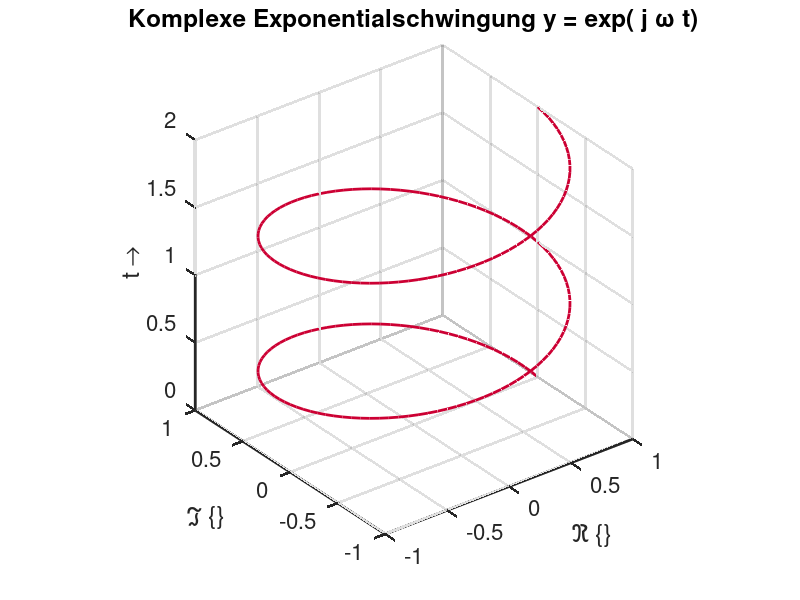
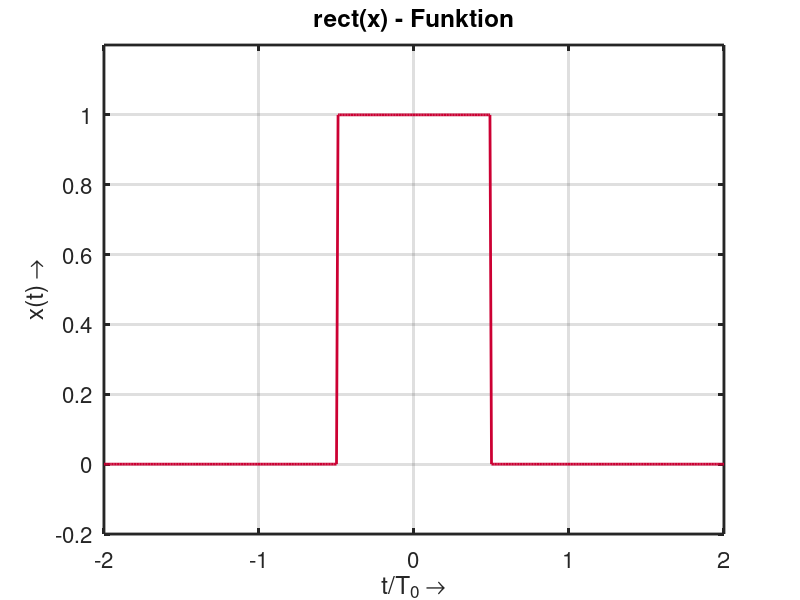
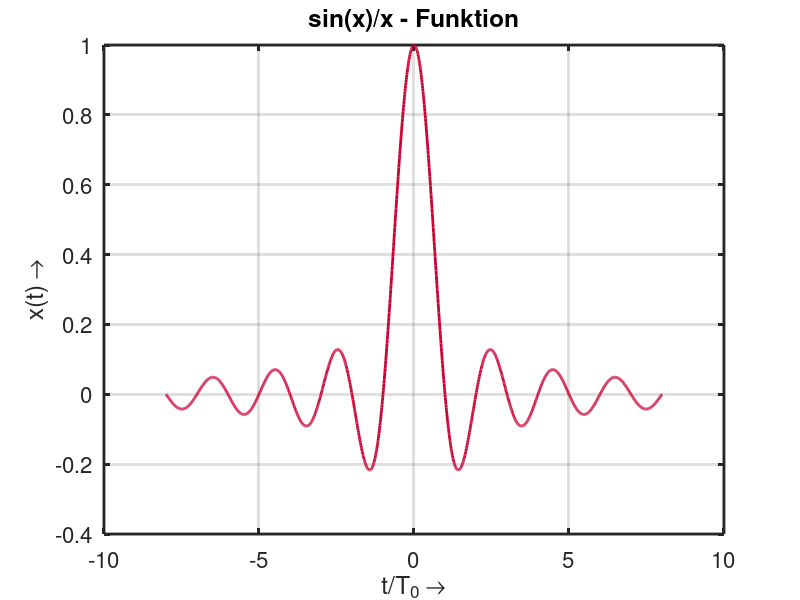
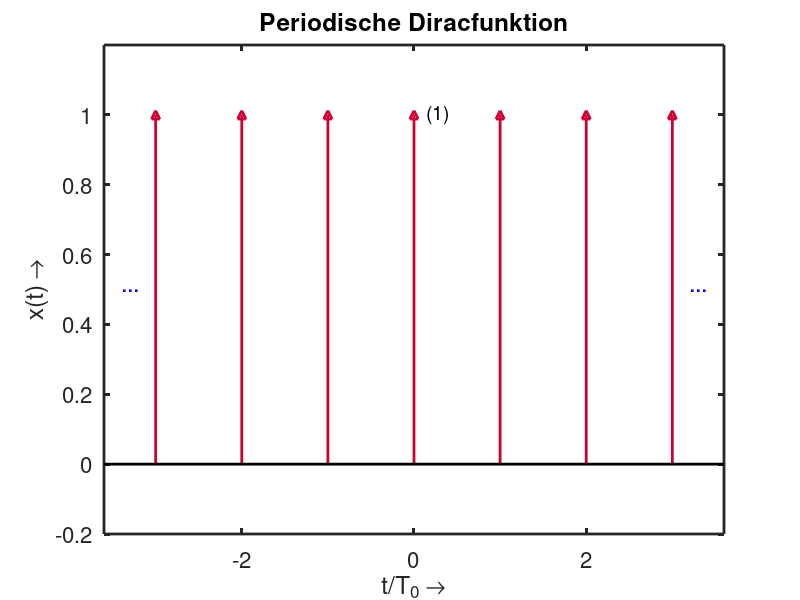

These charts were generated, in order, by the following MATLAB code:
%===============================================
% ueb_LTI_Grundsignale_m.m
%
% Beispiele für Darstellung von einfachen Funktionen in Matlab
% 
% (c) 2013 Christian Münker - Files zur Vorlesung "DSV auf FPGAs"
%===============================================
set(0,'DefaultAxesColorOrder', [0.8 0 0.2; 0 1 0; 0 0 1], ...
      'DefaultAxesLineStyleOrder','-|--|:|-.');

set(0,'DefaultAxesUnits','normalized');      
set(0,'DefaultAxesFontSize',16);
set(0,'defaultTextFontSize',16);
set(0,'defaultLineMarkerSize', 6);

set(0,'defaultaxeslinewidth',2);
set(0,'defaultlinelinewidth',2);
close all; % alle Plot-Fenster schließen
clear all; % alle Variablen aus Workspace löschen

%% Komplexe Exponentialschwingung y = exp( j \omega t)
t=0:0.01:2;
y=exp(j*2*pi*t);
figure;
plot3(real(y),imag(y),t,'Linewidth',2);
title('Komplexe Exponentialschwingung y = exp( j \omega t)');
xlabel('\Re \{\} ');
ylabel('\Im \{\}');
zlabel('t \rightarrow');
grid on;
axis square;

figure;
%% Rechteckimpuls rect(t/T_0)
T0=1;
t=-2:0.01:2;
x=(abs(t)<0.5*T0);
plot(t,x);
xlabel('t/T_0 \rightarrow');
ylabel('x(t) \rightarrow');
title('rect(x) - Funktion'); 
grid on;
axis([-2 2 -0.2 1.2]);

figure;
%% sin x / x  - Funktion (sinc - function)
T0=1;
t=-8:0.01:8 ;
f0=1/T0 ;
x=sin((pi*f0*t))./(pi*f0*t) ; % ./  : Elementweise Division
plot(t,x);
grid on;
xlabel('t/T_0 \rightarrow');
ylabel('x(t) \rightarrow');
title('sin(x)/x - Funktion');
% !! Warning: Divide by zero!!!
% Abhilfe? -> sinc( ) Funktion benutzen!
%=========================================================================

%% Dirac-Puls (-Kamm)
t=-3:3;
x=ones(1,length(t)); % 1 - Vektor der Größe 1 x 7 [ vgl. x=zeros(a,b) ];
figure;
stem(t,x,'^'); % "stem" = Stamm, Stengel
axis([-3.6 3.6 -.2 1.2]);
title('Periodische Diracfunktion');
xlabel('t/T_0 \rightarrow');
ylabel('x(t) \rightarrow');
% Formatierung:
text(-3.4,0.5,'...','Fontsize',18,'color','b'); % Pünktchen links
text(3.2,0.5,'...','Fontsize',18,'color','b'); % Pünktchen rechts
text(0.15,1.0 ,'(1)','Fontsize',14); % Dirac - Gewicht
